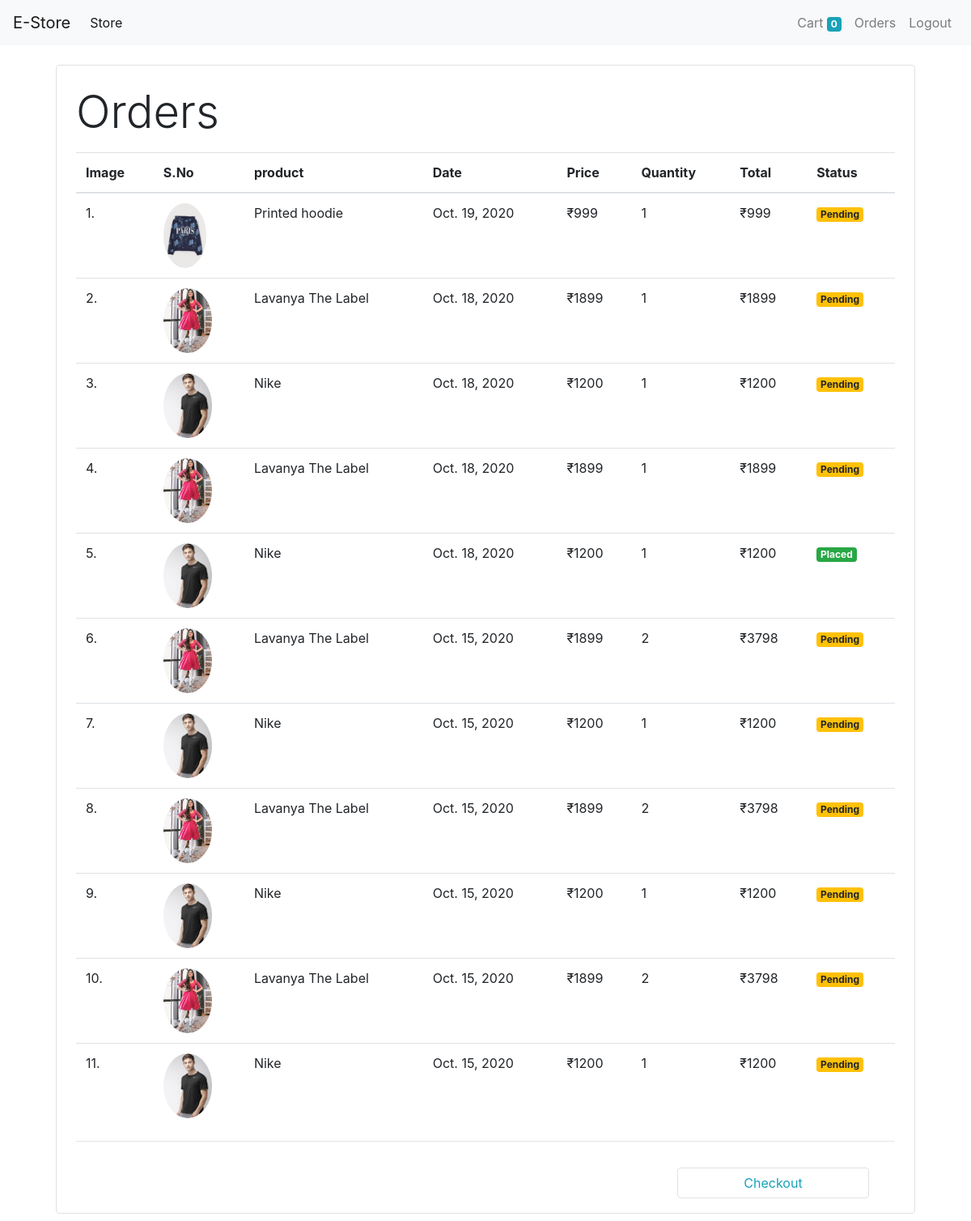
The page /orders (signed in) on the database its author committed.
### store/models/orders.py (models this page shows, shortened)
class Order(models.Model):
    product=models.ForeignKey(Product,on_delete=models.CASCADE)
    customer=models.ForeignKey(Customer,on_delete=models.CASCADE)
    quantity=models.IntegerField(default=1)
    price=models.IntegerField()
    address=models.CharField(max_length=100,default='',blank=True)
    phone=models.CharField(max_length=12,default='',blank=True)
    date=models.DateField(default=datetime.datetime.today)
    completed=models.BooleanField(default=False)
    @staticmethod
    def get_order_by_cutomer(customer_id):
        return Order\
            .objects\
            .filter(customer=customer_id)\
            .order_by('-date')

### store/models/product.py (models this page shows, shortened)
class Product(models.Model):
    name = models.CharField(max_length=50)
    price = models.IntegerField(default=0)
    categorie=models.ForeignKey(categorie, on_delete=models.CASCADE,default=1)
    description = models.CharField(max_length=200 , default='',null=True,blank=True)
    image = models.ImageField(upload_to='uploads/products/')

### store/middlewares/auth.py (the view)
    def middleware(request):
        returnUrl=request.META['PATH_INFO']
        if not request.session.get('customer'):
            return redirect(f'login?return_url={returnUrl}')
        response = get_response(request)
        return response

### store/templatetags/custom_filter.py (called while the page is built)
@register.filter(name='currency')
def currency(number):
    return "₹"+str(number)

@register.filter(name='multiply')
def multiply(number,number1):
    return number*number1

### store/views/orders.py (called while the page is built)
    def get(self,request):
        customer=request.session.get('customer')
        orders=Order.get_order_by_cutomer(customer)
        return render(request,'orders.html',{'orders':orders})

### store/templates/orders.html
{%extends 'base.html'%}
{% block content%}
{%load cart%}
{%load custom_filter%}
<div class="container">
    <div class="border rounded p-4 m-4">
        <p class="display-4"> Orders </p>
        <table class="table">
            <thead>
            <tr>
                <th>Image</th>
                <th>S.No</th>
                <th>product</th>
                <th>Date</th>
                <th>Price</th>
                <th>Quantity</th>
                <th>Total</th>
                                <th>Status</th>
            </tr>
            </thead>
            <tbody>
            {%for order in orders%}
            <tr>
                <td>{{forloop.counter}}.</td>
                <td><img style="height:80px" class="rounded-circle" src="{{order.product.image.url}}"></td>
                <td>{{order.product.name}}</td>
                <td>{{order.date}}</td>
                <td>{{order.price|currency}}</td>
                <td>{{order.quantity}}</td>
                <td>{{order.quantity|multiply:order.price|currency}}</td>
                {%if order.completed%}
                <td><small class="badge badge-success">Placed</small></td>
                {%else%}
                <td><small class="badge badge-warning">Pending</small></td>
                {%endif%}
            </tr>
            {%endfor%}
            </tbody>
        </table>
        <hr>
        <div class="m-3 p-3">
            <a href="#" data-toggle="modal" data-target="#exampleModal"
               class="btn btn-outline-info border rounded col-lg-3 float-right">Checkout</a>
        </div>
    </div>
</div>
{%endblock%}

### rows shown on the page
Order: product.image (picture), product.name "Printed hoodie", date "Oct. 19, 2020", price "₹999", quantity "1", quantity|multiply "₹999", completed "Pending"
Order: product.image (picture), product.name "Lavanya The Label", date "Oct. 18, 2020", price "₹1899", quantity "1", quantity|multiply "₹1899", completed "Pending"
Order: product.image (picture), product.name "Nike", date "Oct. 18, 2020", price "₹1200", quantity "1", quantity|multiply "₹1200", completed "Pending"
Order: product.image (picture), product.name "Lavanya The Label", date "Oct. 18, 2020", price "₹1899", quantity "1", quantity|multiply "₹1899", completed "Pending"
Order: product.image (picture), product.name "Nike", date "Oct. 18, 2020", price "₹1200", quantity "1", quantity|multiply "₹1200", completed "Placed"
Order: product.image (picture), product.name "Lavanya The Label", date "Oct. 15, 2020", price "₹1899", quantity "2", quantity|multiply "₹3798", completed "Pending"
Order: product.image (picture), product.name "Nike", date "Oct. 15, 2020", price "₹1200", quantity "1", quantity|multiply "₹1200", completed "Pending"
Order: product.image (picture), product.name "Lavanya The Label", date "Oct. 15, 2020", price "₹1899", quantity "2", quantity|multiply "₹3798", completed "Pending"
Order: product.image (picture), product.name "Nike", date "Oct. 15, 2020", price "₹1200", quantity "1", quantity|multiply "₹1200", completed "Pending"
Order: product.image (picture), product.name "Lavanya The Label", date "Oct. 15, 2020", price "₹1899", quantity "2", quantity|multiply "₹3798", completed "Pending"
Order: product.image (picture), product.name "Nike", date "Oct. 15, 2020", price "₹1200", quantity "1", quantity|multiply "₹1200", completed "Pending"

### other values the page prints
{{ request.session.cart.keys|length }} "0"
